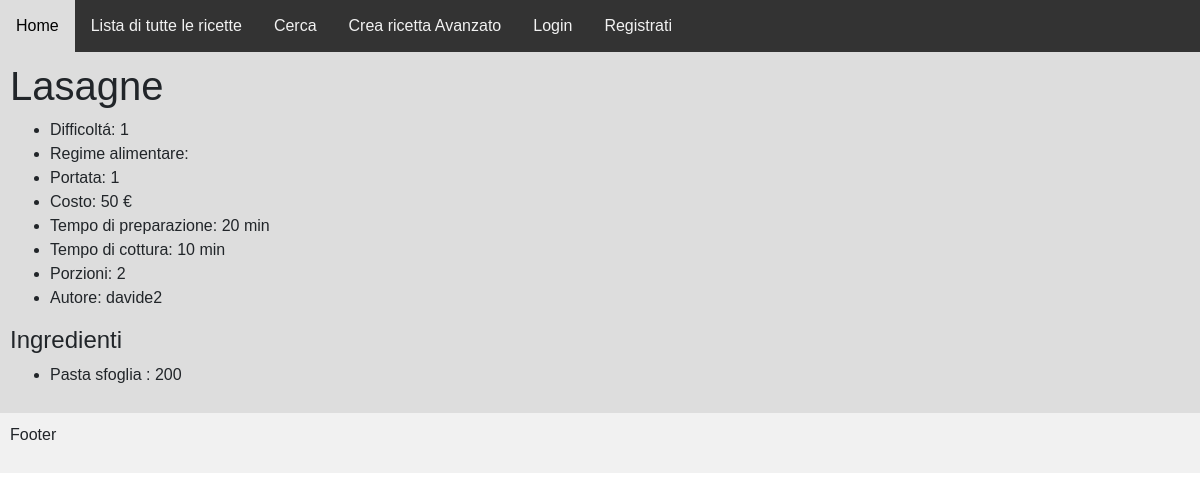
/ricetta/2/, run on an earlier commit of the app's database.
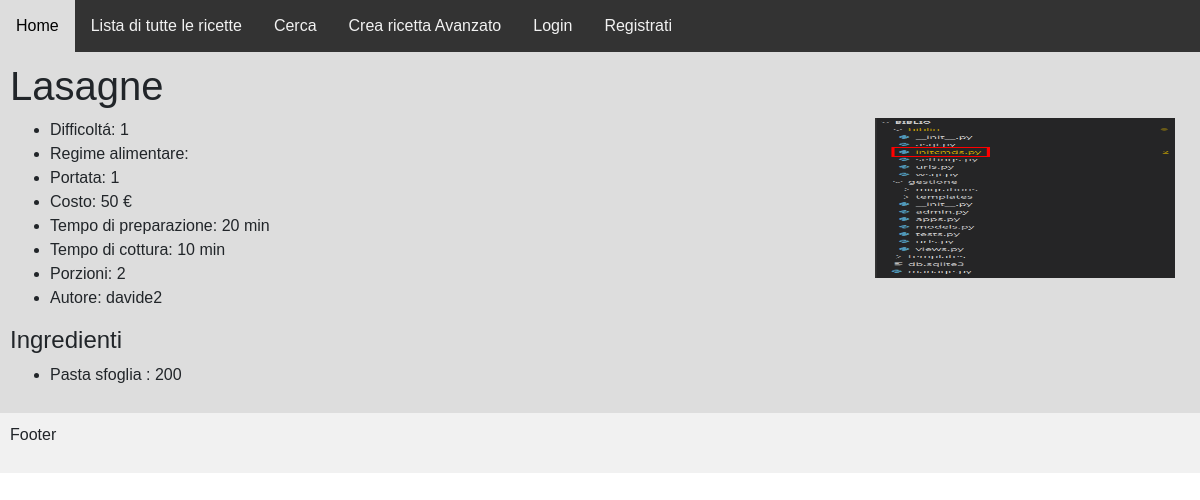
And on a later commit of the database.
### gestione/models.py (models this page shows, shortened)
class Ricetta(models.Model):
    nome = models.CharField(max_length=50)
    difficoltá = models.CharField(max_length=50, choices=DIFFICOLTA_CHOICES, default="Bassa")
    portata = models.CharField(max_length=50, choices = PORTATA_CHOICES, default="Primo")
    costo = models.IntegerField(default=0)
    tempo_preparazione = models.IntegerField(default=0)
    tempo_cottura = models.IntegerField(default=0)
    porzioni = models.IntegerField(default=1)
    vegetariano = models.BooleanField(default = False)
    vegano = models.BooleanField(default = False)
    gluten_free = models.BooleanField(default = False)
    immagine = models.ImageField(null=True, blank=True, default=None)
    utente = models.ForeignKey(User, on_delete = models.CASCADE, blank=True, null=True, default=None, related_name = "non_so_cosa_vada")
    class Meta:
        verbose_name_plural = "Ricette"

### gestione/views.py (the view)
# urls.py: path("ricetta/<pk>/", views.ricetta_detail_view, name="ricetta"),
def ricetta_detail_view(request, pk):
    ricetta = Ricetta.objects.get(pk=pk)
    ingredienti = Ingredient.objects.filter(ricetta = pk).values
    context = {
        'ricetta' : ricetta,
        'ingredienti' : ingredienti
    }
    return render(request, "gestione/ricetta_details.html", context)

### gestione/templates/gestione/ricetta_details.html (shortened to what this page needs)
{% extends "base.html" %}
{% block content %}
    <h1> {{ricetta.nome}} </h1>
    {% if ricetta.immagine %}
        {% load static %}<img src="{% static ricetta.immagine.url %}" width="300" height="160" align=right Hspace="15" Vspace="0" Border="0">
    {% endif %}
    <ul>
        <li> Difficoltá: {{ ricetta.difficoltá }} </li>
        <li> Regime alimentare: {{ ricetta.regime_alimentare }}</li>
        <li> Portata: {{ ricetta.portata }} </li>
        <li> Costo: {{ ricetta.costo }} € </li>
        <li> Tempo di preparazione: {{ ricetta.tempo_preparazione }} min </li>
        <li> Tempo di cottura: {{ ricetta.tempo_cottura }} min </li>
        <li> Porzioni: {{ ricetta.porzioni }} </li>
        <li> Autore: {{ ricetta.utente }} </li>
    </ul>
    <h4> Ingredienti </h4>
    <ul>
        {% for ingrediente in ingredienti %}
            <li>{{ ingrediente.nome }} : {{ ingrediente.quantitá }} {{ ingrediente.unita }}</li>
        {% endfor %}
    </ul>
{% endblock %}

What changed in the data, as far as the page shows it:
changed Ricetta "Lasagne": immagine: picture added
